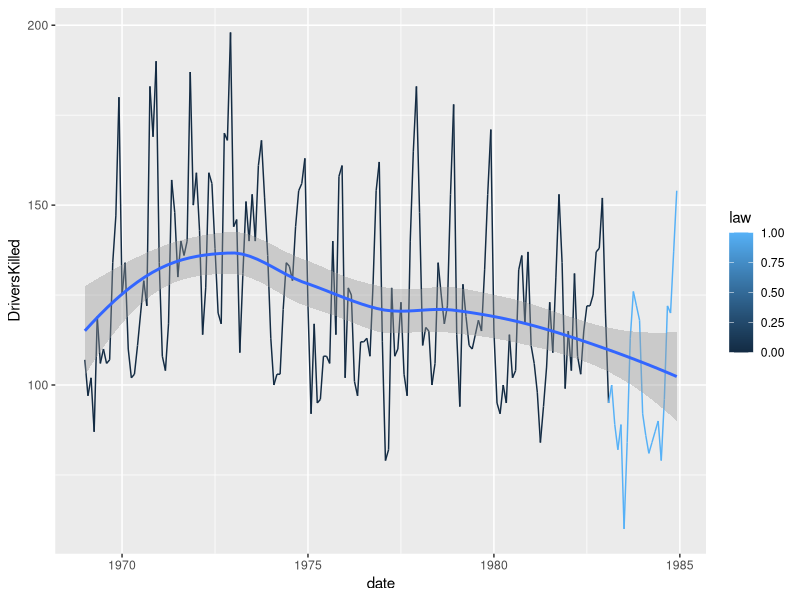
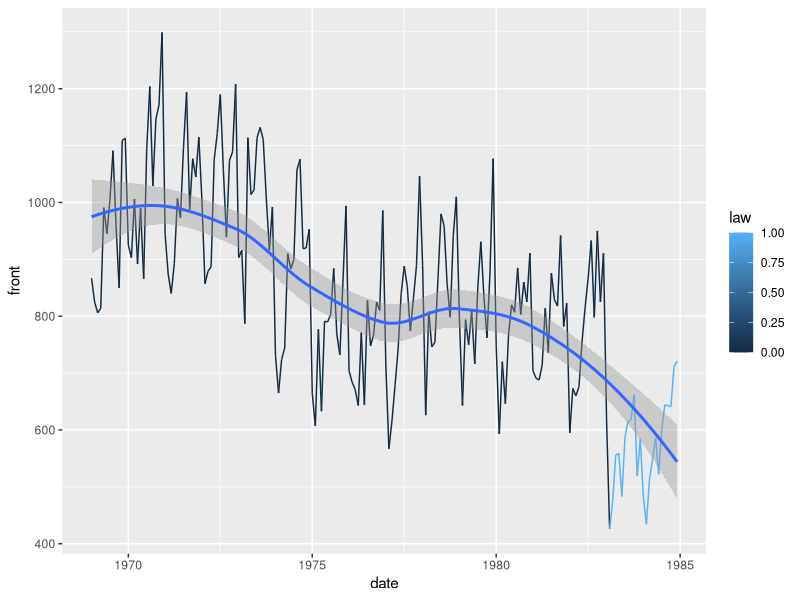
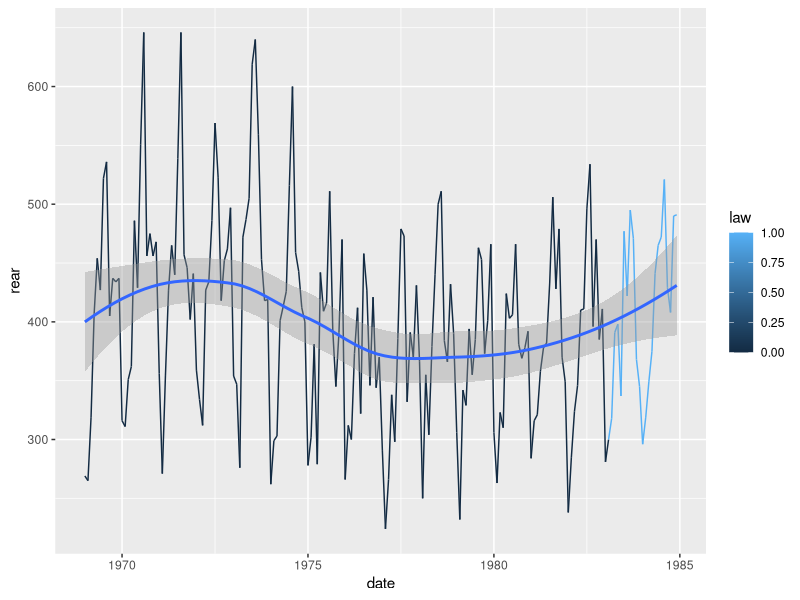
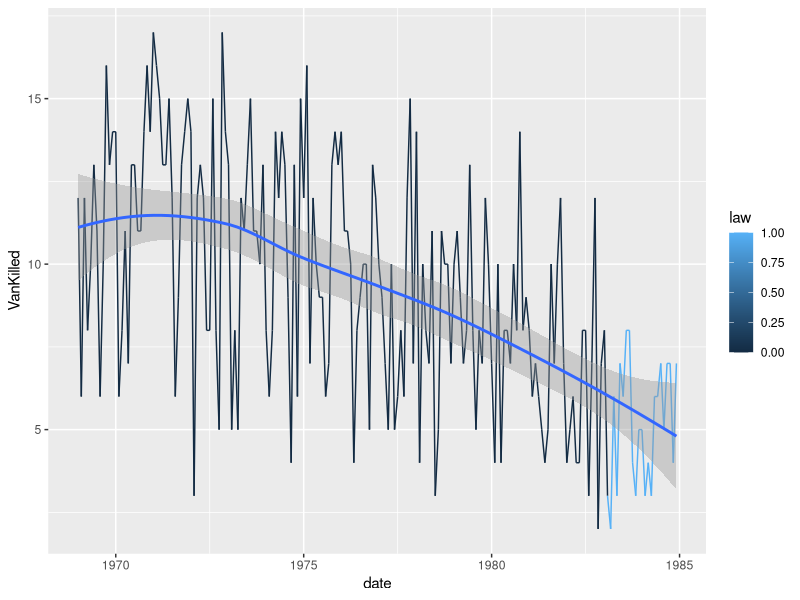
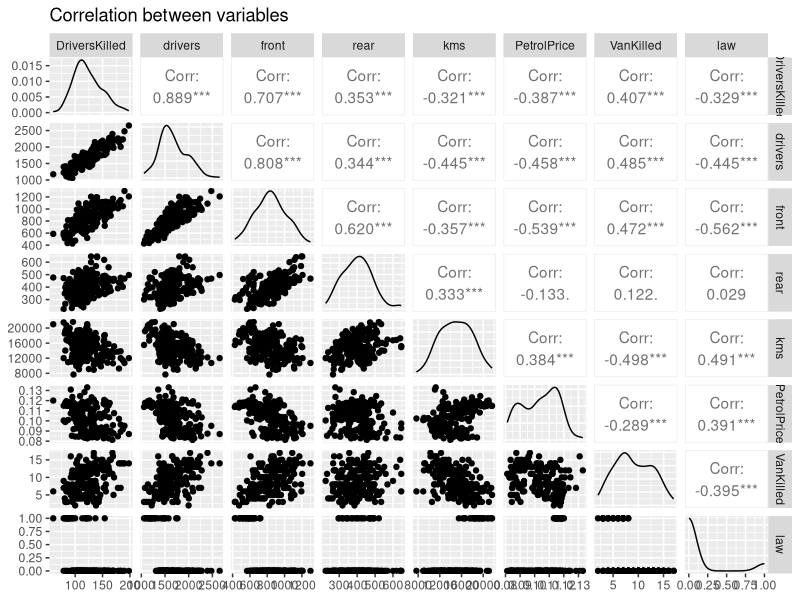

Write the R code that produced these figures, in order.
## ---- chunk 1
# Libraries
set.seed(96024)

library(tidyverse)
library(readr)
library(kableExtra)
library(bookdown)
## ---- chunk 2
knitr::opts_chunk$set(fig.pos = 'H', echo = FALSE, message = FALSE, warning = FALSE)
## ---- chunk 3
Seatbelts_data = data.frame(as.matrix(Seatbelts),date=time(Seatbelts))
## ---- chunk 4
ggplot(data=Seatbelts_data, aes(x=date,y=DriversKilled,col=law))+geom_line()+geom_smooth()
## ---- chunk 5
ggplot(data=Seatbelts_data, aes(x=date,y=front,col=law))+geom_line()+geom_smooth()
## ---- chunk 6
ggplot(data=Seatbelts_data, aes(x=date,y=rear,col=law))+geom_line()+geom_smooth()
## ---- chunk 7
ggplot(data=Seatbelts_data, aes(x=date,y=VanKilled,col=law))+geom_line()+geom_smooth()
## ---- chunk 8
Seatbelts_data %>%
  group_by(law) %>%
  summarise(DriversKilled_Average=mean(DriversKilled)) %>%
  kable(caption="Drivers killed before and after law")
## ---- chunk 9
Seatbelts_data %>%
  group_by(law) %>%
  summarise(Rear_Average=mean(rear)) %>%
  kable(caption="Back seat passengers killed before and after law")
## ---- chunk 10
Seatbelts_data %>%
  group_by(law) %>%
  summarise(Front_Average=mean(front)) %>%
  kable(caption="Front seat passengers killed before and after law")
## ---- chunk 11
Seatbelts_data %>%
  group_by(law) %>%
  summarise(Van_Average=mean(VanKilled)) %>%
  kable(caption="Light good vehicle drivers killed before and after law")
## ---- chunk 12
library(ggplot2)
library(GGally)
library(tidyverse)
library(readr)
## ---- chunk 13
Seatbelts%>%as.data.frame()->seatbelts
## ---- chunk 14
seatbelts%>%
  summary%>%
  kable(caption = "Summary of all variabls")%>%
  kable_styling(bootstrap_options = c("striped", "hover"))

## ---- chunk 15
seatbelts%>% 
  ggpairs()+
  ggtitle("Correlation between variables")
